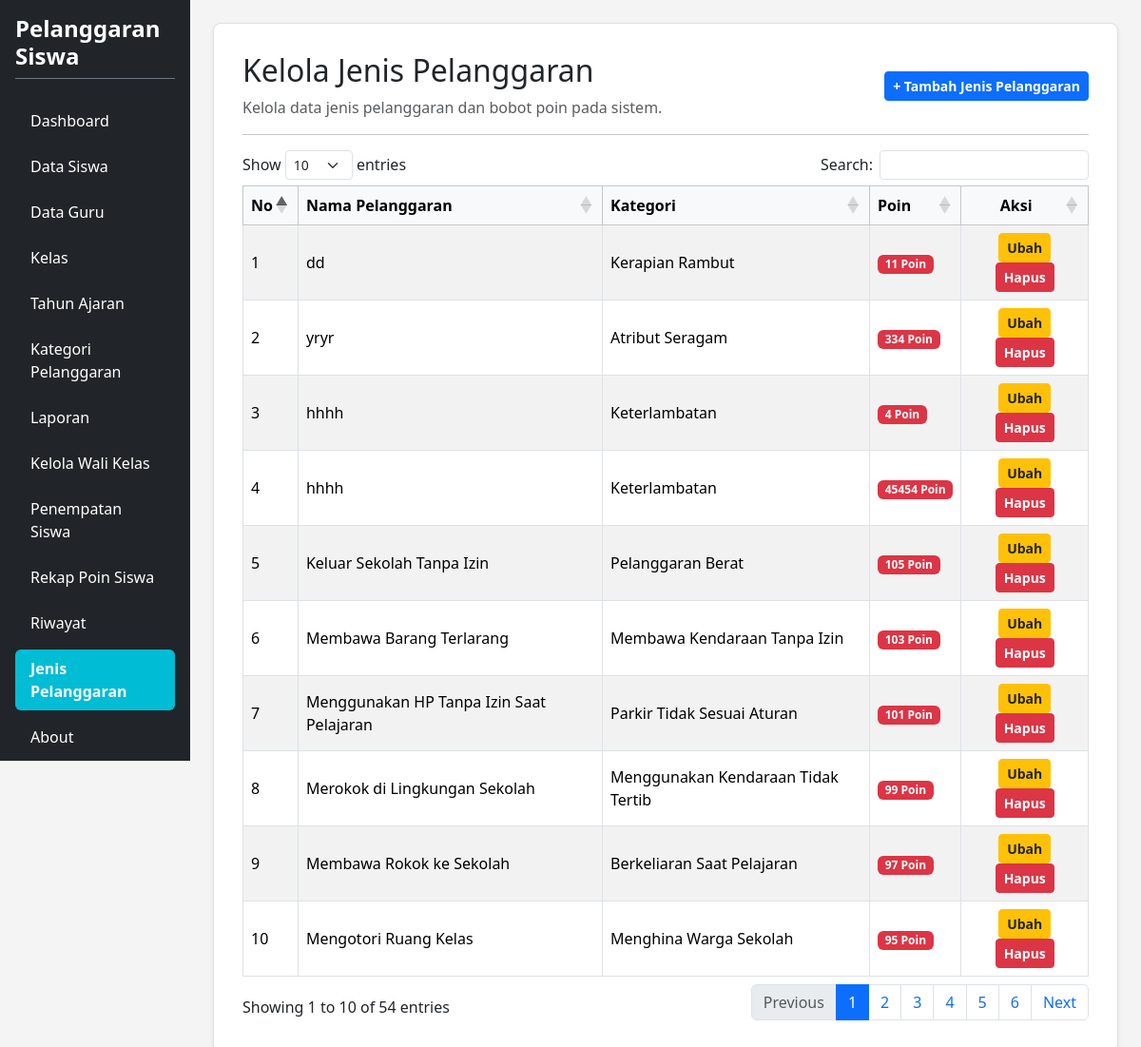
The page /jenis_pelanggaran.php (signed in) on the database its author committed.
### tables this page shows
CREATE TABLE `t_pelanggaran` (
  `id` int(11) NOT NULL,
  `pelanggaran_kategori_id` int(11) NOT NULL,
  `kode` varchar(30) NOT NULL,
  `nama` varchar(150) NOT NULL,
  `poin` int(11) NOT NULL,
  `deskripsi` text NOT NULL,
  `status_aktif` tinyint(1) NOT NULL,
  `created_at` timestamp NOT NULL DEFAULT current_timestamp(),
  `updated_at` timestamp NOT NULL DEFAULT current_timestamp()
);

CREATE TABLE `t_pelanggaran_kategori` (
  `id` int(11) NOT NULL,
  `nama` varchar(100) NOT NULL,
  `deskripsi` text NOT NULL,
  `status_aktif` tinyint(1) NOT NULL,
  `created_at` timestamp NOT NULL DEFAULT current_timestamp(),
  `updated_at` timestamp NOT NULL DEFAULT current_timestamp()
);

### jenis_pelanggaran.php (the view, shortened to what this page needs)
<?php
require_once 'config.php';
$title = 'Kelola Jenis Pelanggaran';
$db_pdo = $pdo ?? ($conn instanceof PDO ? $conn : null);
?>
<!DOCTYPE html>
<html lang="id">
<head>
    <link href="https://cdn.jsdelivr.net/npm/bootstrap@5.3.8/dist/css/bootstrap.min.css" rel="stylesheet">
    <link href="https://cdn.datatables.net/1.13.8/css/dataTables.bootstrap5.min.css" rel="stylesheet">
</head>
<body>
<div class="container-fluid d-flex p-0" style="min-height: 100vh;">
    <div class="row flex-grow-1 g-0 w-100">
        <?php include "layout/sidebar.php"; ?>
        <main class="col-md-9 col-lg-10 p-4">
            <div class="content-card shadow-sm">
                <div class="d-flex justify-content-between align-items-center mb-3">
                    <div>
                        <h2><?= htmlspecialchars($title) ?></h2>
                        <p class="text-muted mb-0">Kelola data jenis pelanggaran dan bobot poin pada sistem.</p>
                    </div>
                    <a href="tambah_jenis_pelanggaran.php" class="btn btn-primary btn-sm fw-semibold">+ Tambah Jenis Pelanggaran</a>
                </div>
                <hr>
                <div class="table-responsive">
                    <table id="tableJenisPelanggaran" class="table table-bordered table-striped align-middle w-100">
                        <thead class="table-light">
                            <tr>
                                <th width="5%">No</th>
                                <th>Nama Pelanggaran</th>
                                <th>Kategori</th>
                                <th width="10%">Poin</th>
                                <th width="15%" class="text-center">Aksi</th>
                            </tr>
                        </thead>
                        <tbody>
                            <?php
                            if ($db_pdo) {
                                try {
                                    $query = "SELECT p.*, k.nama AS nama_kategori
                                              FROM t_pelanggaran p
                                              LEFT JOIN t_pelanggaran_kategori k ON p.pelanggaran_kategori_id = k.id
                                              ORDER BY p.id DESC";
                                    $stmt = $db_pdo->query($query);
                                    $rows = $stmt->fetchAll(PDO::FETCH_ASSOC);
                                    if (count($rows) > 0) {
                                        foreach ($rows as $i => $row) {
                                            $namaPelanggaran = $row['nama'] ?? '-';
                                            $namaKategori    = $row['nama_kategori'] ?? '-';
                                            $poin            = $row['poin'] ?? 0;
                                            ?>
                                            <tr>
                                                <td><?= $i + 1 ?></td>
                                                <td><?= htmlspecialchars($namaPelanggaran) ?></td>
                                                <td><?= htmlspecialchars($namaKategori) ?></td>
                                                <td><span class="badge bg-danger"><?= $poin ?> Poin</span></td>
                                                <td class="text-center">
                                                    <a href="edit_jenis_pelanggaran.php?id=<?= $row['id'] ?>" class="btn btn-warning btn-sm text-dark px-2 fw-semibold">Ubah</a>
                                                    <a href="hapus_jenis_pelanggaran.php?id=<?= $row['id'] ?>" class="btn btn-danger btn-sm text-white px-2 fw-semibold" onclick="return confirm('Yakin ingin menghapus data ini?')">Hapus</a>
                                                </td>
                                            </tr>
                                            <?php
                                        }
                                    } else {
                                        echo '<tr><td colspan="5" class="text-center text-muted py-4">Belum ada data jenis pelanggaran.</td></tr>';
                                    }
                                } catch (Exception $e) {
                                    echo '<tr><td colspan="5" class="text-center text-danger py-4">Error memuat data: ' . htmlspecialchars($e->getMessage()) . '</td></tr>';
                                }
                            } else {
                                echo '<tr><td colspan="5" class="text-center text-danger py-4">Koneksi database belum terhubung dengan benar.</td></tr>';
                            }
                            ?>
                        </tbody>
                    </table>
                </div>
            </div>
        </main>
    </div>
</div>
</body>
</html>

### layout/sidebar.php (shortened to what this page needs)
<?php
$current_page = basename($_SERVER['PHP_SELF']);
$role = strtolower(trim($_SESSION['role'] ?? 'guru'));
?>
<div class="col-md-3 col-lg-2 bg-dark p-3 d-flex flex-column justify-content-between" style="min-height: 100vh; position: sticky; top: 0; height: 100vh; overflow-y: auto;">
    <div>
        <h4 class="text-white mb-4 fw-bold pb-2 border-bottom border-secondary">
            Pelanggaran Siswa
        </h4>
        <ul class="nav nav-pills flex-column">
            <li class="nav-item mb-2">
                <a href="dashboard.php" class="nav-link <?= ($current_page == 'dashboard.php') ? 'active' : 'text-white' ?>">
                    Dashboard
                </a>
            </li>
            <?php if ($role === 'admin'): ?>
                <li class="nav-item mb-2">
                    <a href="kelola_siswa.php" class="nav-link <?= (in_array($current_page, ['kelola_siswa.php', 'tambah_siswa.php', 'edit_siswa.php'])) ? 'active' : 'text-white' ?>">
                        Data Siswa
                    </a>
                </li>
                <li class="nav-item mb-2">
                    <a href="kelola_guru.php" class="nav-link <?= (in_array($current_page, ['kelola_guru.php', 'tambah_guru.php', 'edit_guru.php'])) ? 'active' : 'text-white' ?>">
                        Data Guru
                    </a>
                </li>
                <li class="nav-item mb-2">
                    <a href="kelola_kelas.php" class="nav-link <?= (in_array($current_page, ['kelola_kelas.php', 'tambah_kelas.php', 'edit_kelas.php'])) ? 'active' : 'text-white' ?>">
                        Kelas
                    </a>
                </li>
                <li class="nav-item mb-2">
                    <a href="kelola_tahun_ajaran.php" class="nav-link <?= (in_array($current_page, ['kelola_tahun_ajaran.php', 'tambah_tahun_ajaran.php', 'edit_tahun_ajaran.php'])) ? 'active' : 'text-white' ?>">
                        Tahun Ajaran
                    </a>
                </li>
                <li class="nav-item mb-2">
                    <a href="kategori_pelanggaran.php" class="nav-link <?= (in_array($current_page, ['kategori_pelanggaran.php', 'tambah_kategori_pelanggaran.php', 'edit_kategori_pelanggaran.php'])) ? 'active' : 'text-white' ?>">
                        Kategori Pelanggaran
                    </a>
                </li>
                <li class="nav-item mb-2">
                    <a href="laporan.php" class="nav-link <?= (in_array($current_page, ['laporan.php', 'cetak_export.php'])) ? 'active' : 'text-white' ?>">
                        Laporan
                    </a>
                </li>
                <li class="nav-item mb-2">
                    <a href="kelola_wali_kelas.php" class="nav-link <?= (in_array($current_page, ['kelola_wali_kelas.php', 'tambah_wali_kelas.php', 'edit_wali_kelas.php'])) ? 'active' : 'text-white' ?>">
                        Kelola Wali Kelas
                    </a>
                </li>
                <li class="nav-item mb-2">
                    <a href="penempatan_siswa.php" class="nav-link <?= (in_array($current_page, ['penempatan_siswa.php', 'tambah_penempatan_siswa.php', 'edit_penempatan_siswa.php'])) ? 'active' : 'text-white' ?>">
                        Penempatan Siswa
                    </a>
                </li>
                <li class="nav-item mb-2">
                    <a href="rekap_poin.php" class="nav-link <?= ($current_page == 'rekap_poin.php') ? 'active' : 'text-white' ?>">
                        Rekap Poin Siswa
                    </a>
                </li>
                <li class="nav-item mb-2">
                    <a href="riwayat.php" class="nav-link <?= ($current_page == 'riwayat.php') ? 'active' : 'text-white' ?>">
                        Riwayat
                    </a>
                </li>
                <li class="nav-item mb-2">
                    <a href="jenis_pelanggaran.php" class="nav-link <?= (in_array($current_page, ['jenis_pelanggaran.php', 'tambah_jenis_pelanggaran.php', 'edit_jenis_pelanggaran.php'])) ? 'active' : 'text-white' ?>">
                        Jenis Pelanggaran
                    </a>
                </li>
                <li class="nav-item mb-2">
                    <a href="about.php" class="nav-link <?= ($current_page == 'about.php') ? 'active' : 'text-white' ?>">
                        About
                    </a>
                </li>
            <?php endif; ?>
        </ul>
    </div>
</div>

### jenis_pelanggaran.php (style rules this page uses)
body { background-color: #f4f4f4; overflow-x: hidden; margin: 0; }
.content-card { background-color: #ffffff; border: 1px solid #e0e0e0; border-radius: 8px; padding: 30px; box-shadow: 0 2px 5px rgba(0,0,0,0.05); }
.nav-pills .nav-link.active { background-color: #00bcd4 !important; color: #ffffff !important; font-weight: bold; }

### rows shown on the page
t_pelanggaran: nama "dd", pelanggaran_kategori.nama "Kerapian Rambut", poin "11"
t_pelanggaran: nama "yryr", pelanggaran_kategori.nama "Atribut Seragam", poin "334"
t_pelanggaran: nama "hhhh", pelanggaran_kategori.nama "Keterlambatan", poin "4"
t_pelanggaran: nama "hhhh", pelanggaran_kategori.nama "Keterlambatan", poin "45454"
t_pelanggaran: nama "Keluar Sekolah Tanpa Izin", pelanggaran_kategori.nama "Pelanggaran Berat", poin "105"
t_pelanggaran: nama "Membawa Barang Terlarang", pelanggaran_kategori.nama "Membawa Kendaraan Tanpa Izin", poin "103"
t_pelanggaran: nama "Menggunakan HP Tanpa Izin Saat Pelajaran", pelanggaran_kategori.nama "Parkir Tidak Sesuai Aturan", poin "101"
t_pelanggaran: nama "Merokok di Lingkungan Sekolah", pelanggaran_kategori.nama "Menggunakan Kendaraan Tidak Tertib", poin "99"
t_pelanggaran: nama "Membawa Rokok ke Sekolah", pelanggaran_kategori.nama "Berkeliaran Saat Pelajaran", poin "97"
t_pelanggaran: nama "Mengotori Ruang Kelas", pelanggaran_kategori.nama "Menghina Warga Sekolah", poin "95"

### other values the page prints
$title "Kelola Jenis Pelanggaran"
